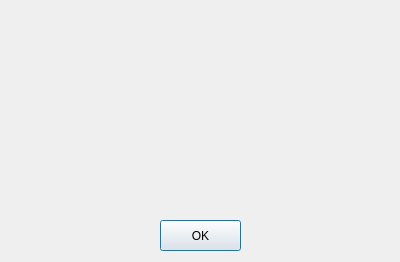
<?xml version="1.0" encoding="UTF-8"?>
<ui version="4.0">
 <class>warningDialog</class>
 <widget class="QDialog" name="warningDialog">
  <property name="geometry">
   <rect>
    <x>0</x>
    <y>0</y>
    <width>400</width>
    <height>262</height>
   </rect>
  </property>
  <property name="minimumSize">
   <size>
    <width>400</width>
    <height>262</height>
   </size>
  </property>
  <property name="maximumSize">
   <size>
    <width>400</width>
    <height>262</height>
   </size>
  </property>
  <property name="windowTitle">
   <string>Dialog</string>
  </property>
  <widget class="QPushButton" name="btn_close">
   <property name="geometry">
    <rect>
     <x>160</x>
     <y>220</y>
     <width>81</width>
     <height>31</height>
    </rect>
   </property>
   <property name="contextMenuPolicy">
    <enum>Qt::DefaultContextMenu</enum>
   </property>
   <property name="text">
    <string>OK</string>
   </property>
  </widget>
  <widget class="QLabel" name="label_warningMessage">
   <property name="geometry">
    <rect>
     <x>30</x>
     <y>40</y>
     <width>341</width>
     <height>161</height>
    </rect>
   </property>
   <property name="minimumSize">
    <size>
     <width>341</width>
     <height>161</height>
    </size>
   </property>
   <property name="maximumSize">
    <size>
     <width>341</width>
     <height>161</height>
    </size>
   </property>
   <property name="font">
    <font>
     <pointsize>12</pointsize>
    </font>
   </property>
   <property name="text">
    <string/>
   </property>
   <property name="alignment">
    <set>Qt::AlignCenter</set>
   </property>
   <property name="wordWrap">
    <bool>true</bool>
   </property>
  </widget>
 </widget>
 <resources/>
 <connections>
  <connection>
   <sender>btn_close</sender>
   <signal>clicked()</signal>
   <receiver>warningDialog</receiver>
   <slot>close()</slot>
   <hints>
    <hint type="sourcelabel">
     <x>200</x>
     <y>235</y>
    </hint>
    <hint type="destinationlabel">
     <x>199</x>
     <y>130</y>
    </hint>
   </hints>
  </connection>
 </connections>
</ui>
